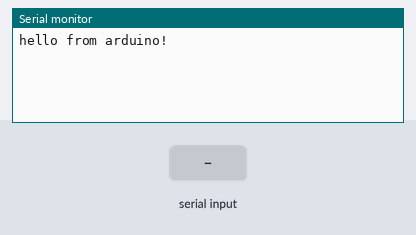
Simulated run of this sketch. Board: Arduino Uno, built with avr-gcc and run on an emulated ATmega328P. On the bench: the last lines printed to the serial monitor. The test bench sets the inputs (shaded band).

Above: at 1.2 s.
1.3 s: "1\n" received over Serial
At 3.8 s:
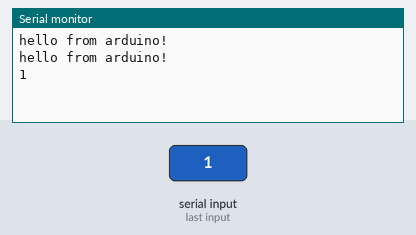
4.3 s: "0\n" received over Serial
At 5.7 s:
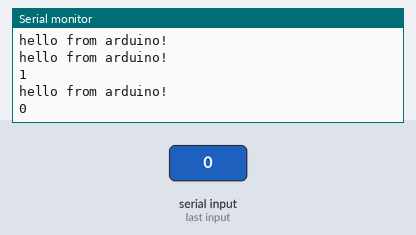
5.8 s: "2\n" received over Serial
At 8.1 s:
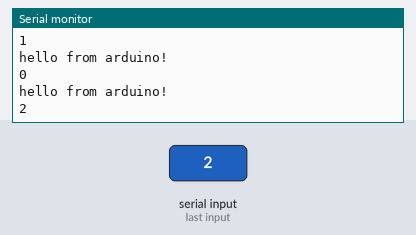

Measured:
- after the input at 1.3 s, the serial monitor: prints a new line after 1.7 s (image 1)
- after the input at 4.3 s, the serial monitor: prints a new line after 1.0 s (image 2)
- after the input at 5.8 s, the serial monitor: prints a new line after 1.5 s (image 3)

The sketch:

serialArduino.ino
```cpp
const byte DATA_MAX_SIZE = 32;
char data[DATA_MAX_SIZE];
String incoming = "";
void setup() {
  // put your setup code here, to run once:
  Serial.begin(9600);
}

void loop() {
  // put your main code here, to run repeatedly:
  Serial.println("hello from arduino!");

  static char endMarker = '\n'; // message separator
  char receivedChar;     // read char from serial port
  int ndx = 0;          // current index of data buffer
  // clean data buffer


  //memset(data, 10, sizeof(data));
  // read while we have data available and we are
  // still receiving the same message.
  //while(Serial.available() > 0) {
     incoming = Serial.readString();
    Serial.println(incoming);
    /*
    receivedChar = Serial.read();
     //Serial.println("DEV"+receivedChar );
    if (receivedChar == endMarker) {
      data[ndx] = '\0'; // end current message
      return;
    }
    // looks like a valid message char, so append it and
    // increment our index
    data[ndx] = receivedChar;
    ndx++;
    // if the message is larger than our max size then
    // stop receiving and clear the data buffer. this will
    // most likely cause the next part of the message
    // to be truncated as well, but hopefully when you
    // parse the message, you'll be able to tell that it's
    // not a valid message.
    if (ndx >= DATA_MAX_SIZE) {
      break;
    }
    */
  //}
  // no more available bytes to read from serial and we
  // did not receive the separato. it's an incomplete message!
  //Serial.println("error: incomplete message");
 // memset(data, 10, sizeof(data));


  //receiveData();
  delay(1000);
}


void receiveData() {
  static char endMarker = '\n'; // message separator
  char receivedChar;     // read char from serial port
  int ndx = 0;          // current index of data buffer
  // clean data buffer


  memset(data, 32, sizeof(data));
  // read while we have data available and we are
  // still receiving the same message.
  while(Serial.available() > 0) {


    receivedChar = Serial.read();
     Serial.println(receivedChar);
    if (receivedChar == endMarker) {
      data[ndx] = '\0'; // end current message
      return;
    }
    // looks like a valid message char, so append it and
    // increment our index
    data[ndx] = receivedChar;
    ndx++;
    // if the message is larger than our max size then
    // stop receiving and clear the data buffer. this will
    // most likely cause the next part of the message
    // to be truncated as well, but hopefully when you
    // parse the message, you'll be able to tell that it's
    // not a valid message.
    if (ndx >= DATA_MAX_SIZE) {
      break;
    }
  }
  // no more available bytes to read from serial and we
  // did not receive the separato. it's an incomplete message!
  Serial.println("error: incomplete message");
  memset(data, 32, sizeof(data));
}
```
